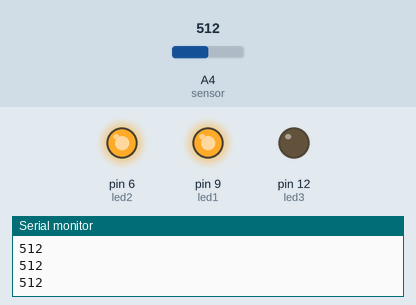
Bench run of a sketch on a simulated Arduino Uno, built with avr-gcc and run on an emulated ATmega328P. On the bench: output pins drawn as LEDs (lit = HIGH), the last lines printed to the serial monitor. The inputs (shaded band) are chosen by the test bench; at power-on: A4 (sensor) = 512.

Above: at 1.2 s.
1.3 s: A4 (sensor) set to 486
At 1.8 s:
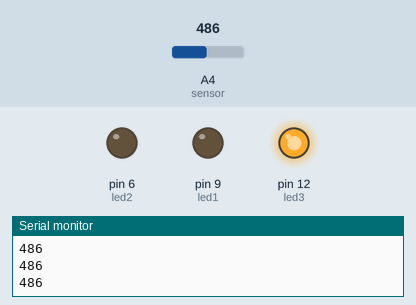
2.9 s: A4 (sensor) set to 760
At 4.2 s:
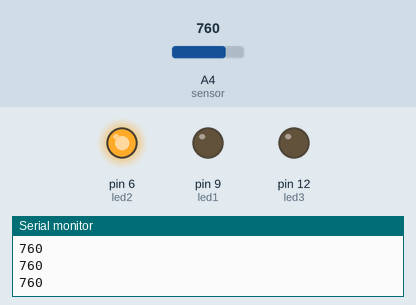
4.5 s: A4 (sensor) set to 889
6.0 s: A4 (sensor) set to 911
At 7.1 s:
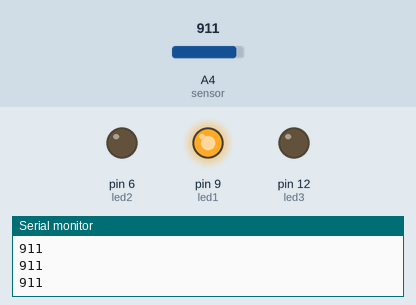
7.6 s: A4 (sensor) set to 890
At 8.5 s:
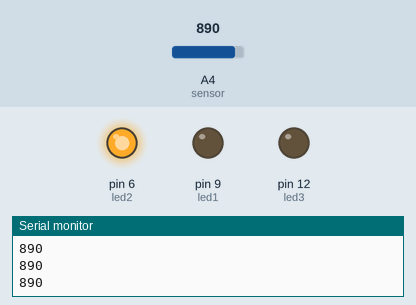
9.2 s: A4 (sensor) set to 910
At 9.9 s:
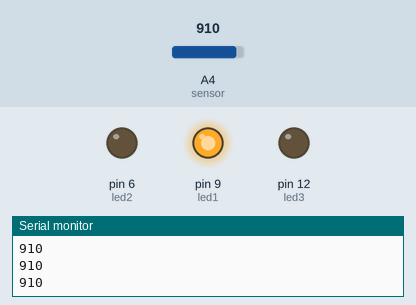
Timing chart, 0 to 11.8 s (numbered marks = the images above; inputs shaded):
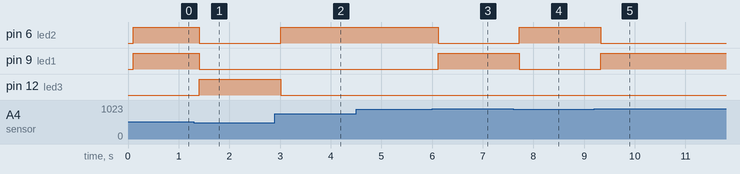

Measured:
- the behaviour switches between 500 and 499 on A4 (sensor) (found by bisection; images 0 and 1)
- the behaviour switches between 900 and 901 on A4 (sensor) (found by bisection; images 2 and 3)
- after the input at 1.3 s, pin 6 (led2), pin 9 (led1): HIGH → LOW after 0.10 s; pin 12 (led3): LOW → HIGH after 0.10 s
- after the input at 2.9 s, pin 6 (led2): LOW → HIGH after 0.11 s; pin 12 (led3): HIGH → LOW after 0.11 s
- after the input at 6.0 s, pin 6 (led2): HIGH → LOW after 0.12 s; pin 9 (led1): LOW → HIGH after 0.12 s
- after the input at 7.6 s, pin 6 (led2): LOW → HIGH after 0.12 s; pin 9 (led1): HIGH → LOW after 0.12 s
- after the input at 9.2 s, pin 6 (led2): HIGH → LOW after 0.13 s; pin 9 (led1): LOW → HIGH after 0.13 s

The sketch:

debuggingFunSensor1.ino
```cpp
/*  This code was written for the Stitching the Loop e-textiles curriculum by the
Exploring Computer Science e-textiles team. ECS 2018 GPL V3 for non-commercial use.
ECS 2018 CC- BY NC SA. Last Update: August 2020*/

/*
◇◇◇◇◇◇◇◇◇◇◇◇◇◇◇◇◇◇◇◇◇◇◇◇◇◇◇◇◇◇◇◇◇◇◇◇◇◇◇◇◇◇◇◇◇◇◇◇◇◇◇◇◇◇◇◇◇◇◇◇◇◇◇◇◇◇
This program has problems with it that you will need to fix.
◇◇◇◇◇◇◇◇◇◇◇◇◇◇◇◇◇◇◇◇◇◇◇◇◇◇◇◇◇◇◇◇◇◇◇◇◇◇◇◇◇◇◇◇◇◇◇◇◇◇◇◇◇◇◇◇◇◇◇◇◇◇◇◇◇◇
*/

/*NAMING SECTION: We name things to keep track of them easily.
What will you name your other lights?
*/
//Change below to match the pins of your project:
int sensor = A4; //name your sensor (A4 is the sound sensor, A5 is the light sensor)
int led1 = 9;
int led2 = 6;
int led3 = 12;

int sensorValue;  //this variable stores readings from the sensor


/*SETUP SECTION: Put things here that you only need to do once:
For instance, OUTPUTS (lights)
*/
void setup() {
  // put your setup code here, to run once:
  pinMode(led1, OUTPUT);
  pinMode(led2, OUTPUT);
  pinMode(led3, OUTPUT);

  pinMode(sensor, INPUT); //sets sensor to INPUT

  Serial.begin(9600); //initializes the communication to the serial monitor
}

/* Debugging Scenario: Maxine wrote the following code for her
 * Human Interaction Project.  She wants each possible sensor value
 * to call one of the four light pattern functions:  Help her
 * debug it.
*/

/*ACTIVITY SECTION: This is one big loop. Whatever you put in here
will run over and over and over again.
*/
void loop() {
  // put your main code here, to run repeatedly:
  sensorValue = analogRead(sensor);
  Serial.println(sensorValue); //prints the value of the sensor to the serial monitor
  delay(100); //delay for 1/10 of a second

  if (sensorValue > 900) {
      lightPattern1();
  }
  if (sensorValue > 750 && sensorValue < 900) {
      lightPattern2();
  }
  if (sensorValue > 500 && sensorValue < 750) {
      lightPattern3();
  }
  if (sensorValue < 500) {
      lightPattern4();
  }
}

/*BUILDING BLOCKS SECTION: write functions that you can call
 * when you want
 */
void lightPattern1() {
  digitalWrite(led1, HIGH);
  digitalWrite(led2, LOW);
  digitalWrite(led3, LOW);
}

void lightPattern2() {
  digitalWrite(led1, LOW);
  digitalWrite(led2, HIGH);
  digitalWrite(led3, LOW);
}

void lightPattern3() {
  digitalWrite(led1, HIGH);
  digitalWrite(led2, HIGH);
  digitalWrite(led3, LOW);
}

void lightPattern4() {
  digitalWrite(led1, LOW);
  digitalWrite(led2, LOW);
  digitalWrite(led3, HIGH);
}
```
